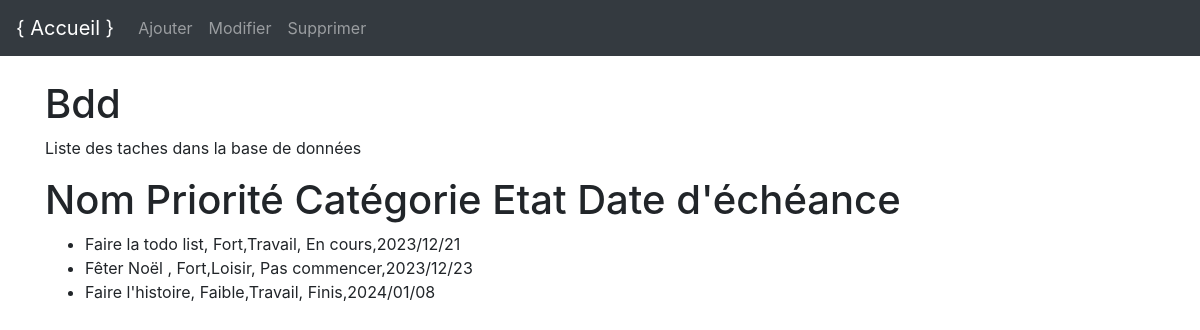
Before: / with the older database file.
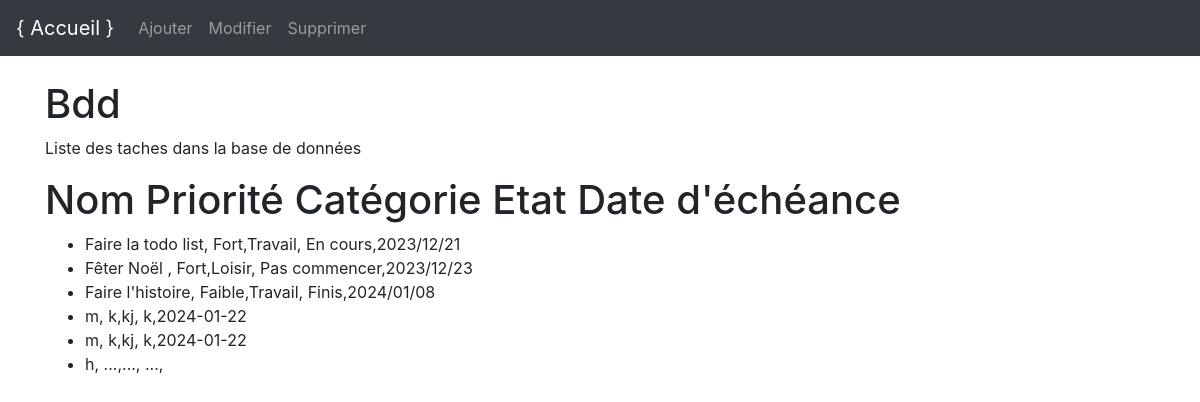
After: the same page with the newer database file.
### tables this page shows
CREATE TABLE "Task" (
	"id_task"	INTEGER NOT NULL UNIQUE,
	"name"	TEXT CHECK(length("name") <= 50),
	"priority"	TEXT,
	"categorie"	TEXT,
	"etat"	TEXT,
	"date_echeance"	TEXT,
	PRIMARY KEY("id_task" AUTOINCREMENT)
);

### main.py (the view)
@app.route("/")
def tester_bdd():
    Task = bdd.recuperer_task()
    print(Task)
    return render_template(
        "accueil.html",
        Task=Task
    )

### bdd.py (called while the page is built)
    def recuperer_task(self):
        connexion = sqlite3.connect(self.chemin_bdd)
        curseur = connexion.cursor()
        requete_sql = """
            SELECT *
            FROM Task;"""
        resultat = curseur.execute(requete_sql)
        task = resultat.fetchall()
        connexion.close()
        return task

### templates/accueil.html
{% extends "base.html" %}
{% block contenu %}
    <h1>Bdd </h1>
    <p>Liste des taches dans la base de données</p>
    <h1> Nom     Priorité     Catégorie     Etat     Date d'échéance </h1>
    <ul>
    {% for task in Task %}
        <li>{{ task[1] }}, {{ task[2] }},{{ task[3] }}, {{ task[4] }},{{ task[5] }}</li>
    {% endfor %}
    </ul>
{% endblock %}

### templates/base.html (shortened to what this page needs)
<!doctype html>
<html lang="fr">
<head>
    <link rel="stylesheet" href="https://stackpath.bootstrapcdn.com/bootstrap/4.4.1/css/bootstrap.min.css">
</head>
<body>
    <nav class="navbar navbar-expand-lg navbar-dark bg-dark">
        <a class="navbar-brand" href="/">{ Accueil }</a>
        <div class="collapse navbar-collapse" id="navbarsExampleDefault">
            <ul class="navbar-nav mr-auto">
                <li class="nav-item">
                    <a class="nav-link" href="/Ajouter">Ajouter</a>
                </li>
                <li class="nav-item">
                    <a class="nav-link" href="/Modifier">Modifier</a>
                </li>
                <li class="nav-item">
                    <a class="nav-link" href="/Supprimer">Supprimer</a>
                </li>
            </ul>
        </div>
    </nav>
    <div class="container">
        <br />
        {% block contenu %}
        {% endblock %}
    </div>
</body>
</html>

Changed rows visible on the page:
added Task: name "m", priority "k", categorie "kj", etat "k", date_echeance "2024-01-22"
added Task: name "m", priority "k", categorie "kj", etat "k", date_echeance "2024-01-22"
added Task: name "h", priority "...", categorie "...", etat "..."
